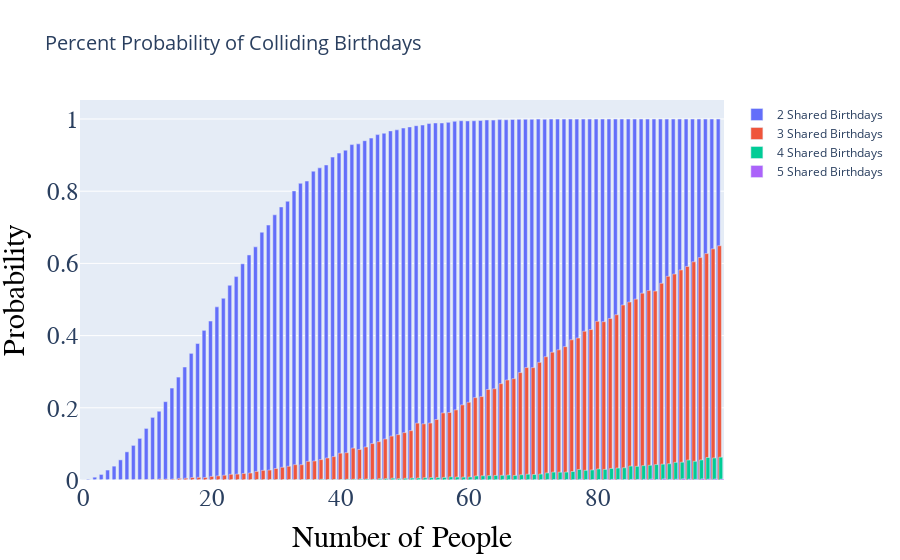

Notebook source saved alongside this figure:
### Code cell
# The author is teaching about collisions in hashing, 
# when two different inputs to a hash function produce 
# the same output. They claim that while it is unlikely
# that two people in a room picked at random have the same
# birthday, it is significantly more likely that any given
# two people in the room have the same birthday. Below is a
# simulation of this idea.
def birthday_theory(num_people, simulations, shared_birthdays=2):
    
    # Counter for the number of simulations where
    # at least two people shared a birthday. 
    # (To adjust the number of people that need to 
    # share a birthday to be counted, the shared_birthdays 
    # parameter can be altered
    contained_shared_birthday = 0
    
    # Simulated over N iterations to generate a
    # probability of colliding birthdays
    for sim_num in range(simulations):
        # Generate an array based on the number of
        # people specified that will represent their
        # birthdays. 
        all_people = np.random.rand(num_people,)
        
        # Multiply that array by 364 and 
        # round to the nearest integer to get the
        # day that person was born. Since this includes
        # the possibility of generating 0, the array is 
        # multiplied by (365-1)
        birthdays = np.round(all_people * 364)
        
        # If we found a matching birthday update 
        # our counter by one
        if matching_birthday(birthdays, shared_birthdays):
            contained_shared_birthday += 1
            
    # Return the probability that any two people in this
    # group shared a birthday
    return contained_shared_birthday / simulations
        
# Use a helper function to determine if there is 
# a matching birthday as quickly as possible
def matching_birthday(birthdays, shared_birthdays):
    for item, count in Counter(birthdays).items():
        if count >= shared_birthdays:
            return True
    return False

# Simulate how the probability of shared birthdays
# increase as the number of people increase
#distribution = {}
#for num_people in tqdm(range(1, 101)):
#    distribution[num_people] = [birthday_theory(num_people=num_people, shared_birthdays=2, simulations=10_000),
#                                birthday_theory(num_people=num_people, shared_birthdays=3, simulations=10_000),
#                                birthday_theory(num_people=num_people, shared_birthdays=4, simulations=10_000),
#                                birthday_theory(num_people=num_people, shared_birthdays=5, simulations=10_000)]
#
## Convert this information to a dataframe so that 
## I don't have to generate it again (took ~2 minutes)
#shared_birthdays = pd.DataFrame.from_dict(distribution).T
#shared_birthdays.columns = [2, 3, 4, 5]
#shared_birthdays.to_csv('./data/shared_birthdays_probability.csv', index=False)

shared_birthdays = pd.read_csv('./data/shared_birthdays_probability.csv')

# Visualization created with reference to 
# https://towardsdatascience.com/clustered-overlapped-bar-charts-with-plotly-express-c752d2925cf1
anchos = [0.6] * 100

fig = go.Figure()
fig.add_trace(go.Bar(y = shared_birthdays['2'], 
                     width = anchos, name = '2 Shared Birthdays'))
fig.add_trace(go.Bar(y = shared_birthdays['3'],
                     width = anchos, name = '3 Shared Birthdays'))
fig.add_trace(go.Bar(y = shared_birthdays['4'],
                     width = anchos, name = '4 Shared Birthdays'))
fig.add_trace(go.Bar(y = shared_birthdays['5'],
                     width = anchos, name = '5 Shared Birthdays'))

fig.update_layout(title =  "Percent Probability of Colliding Birthdays",
                  barmode = 'group', title_font_size = 20)

fig.update_xaxes(title_text = 'Number of People',
         title_font=dict(size=30, family='Verdana', color='black'),
         tickfont=dict(family='Calibri', size=25))
fig.update_yaxes(title_text = "Probability",
         title_font=dict(size=30, family='Verdana', color='black'), 
         tickfont=dict(family='Calibri', size=25))

fig.show()

### Figure 1 — Plotly figure (JSON) as saved in the notebook; plotly's stock layout.template omitted (floating-point values rounded to 4 significant figures)
{"data": [{"name": "2 Shared Birthdays", "type": "bar", "width": [0.6, 0.6, 0.6, 0.6, 0.6, 0.6, 0.6, 0.6, 0.6, 0.6, 0.6, 0.6, 0.6, 0.6, 0.6, 0.6, 0.6, 0.6, 0.6, 0.6, 0.6, 0.6, 0.6, 0.6, 0.6, 0.6, 0.6, 0.6, 0.6, 0.6, 0.6, 0.6, 0.6, 0.6, 0.6, 0.6, 0.6, 0.6, 0.6, 0.6, 0.6, 0.6, 0.6, 0.6, 0.6, 0.6, 0.6, 0.6, 0.6, 0.6, 0.6, 0.6, 0.6, 0.6, 0.6, 0.6, 0.6, 0.6, 0.6, 0.6, 0.6, 0.6, 0.6, 0.6, 0.6, 0.6, 0.6, 0.6, 0.6, 0.6, 0.6, 0.6, 0.6, 0.6, 0.6, 0.6, 0.6, 0.6, 0.6, 0.6, 0.6, 0.6, 0.6, 0.6, 0.6, 0.6, 0.6, 0.6, 0.6, 0.6, 0.6, 0.6, 0.6, 0.6, 0.6, 0.6, 0.6, 0.6, 0.6, 0.6], "y": [0, 0.0025, 0.0078, 0.0154, 0.0276, 0.0384, 0.0558, 0.078, 0.0959, 0.1153, 0.1429, 0.1735, 0.1905, 0.217, 0.2547, 0.2851, 0.313, 0.3508, 0.378, 0.4146, 0.4403, 0.4796, 0.5035, 0.5395, 0.5635, 0.5989, 0.6234, 0.6459, 0.6864, 0.7062, 0.7346, 0.7564, 0.7722, 0.8008, 0.8219, 0.8281, 0.8555, 0.8647, 0.8727, 0.8945, 0.9055, 0.9136, 0.9291, 0.9312, 0.9399, 0.9471, 0.9568, 0.9606, 0.9671, 0.97, 0.975, 0.9781, 0.9815, 0.9833, 0.9874, 0.989, 0.989, 0.9907, 0.9936, 0.9952, 0.9947, 0.9951, 0.996, 0.9973, 0.997, 0.9983, 0.9979, 0.9988, 0.9991, 0.9993, 0.9992, 0.9997, 0.9995, 0.9998, 0.9999, 0.9997, 0.9999, 0.9997, 0.9998, 0.9998, 0.9999, 1, 1, 1, 1, 1, 1, 1, 1, 1, 1, 0.9999, 1, 1, 1, 1, 1, 1, 1, 1]}, {"name": "3 Shared Birthdays", "type": "bar", "width": [0.6, 0.6, 0.6, 0.6, 0.6, 0.6, 0.6, 0.6, 0.6, 0.6, 0.6, 0.6, 0.6, 0.6, 0.6, 0.6, 0.6, 0.6, 0.6, 0.6, 0.6, 0.6, 0.6, 0.6, 0.6, 0.6, 0.6, 0.6, 0.6, 0.6, 0.6, 0.6, 0.6, 0.6, 0.6, 0.6, 0.6, 0.6, 0.6, 0.6, 0.6, 0.6, 0.6, 0.6, 0.6, 0.6, 0.6, 0.6, 0.6, 0.6, 0.6, 0.6, 0.6, 0.6, 0.6, 0.6, 0.6, 0.6, 0.6, 0.6, 0.6, 0.6, 0.6, 0.6, 0.6, 0.6, 0.6, 0.6, 0.6, 0.6, 0.6, 0.6, 0.6, 0.6, 0.6, 0.6, 0.6, 0.6, 0.6, 0.6, 0.6, 0.6, 0.6, 0.6, 0.6, 0.6, 0.6, 0.6, 0.6, 0.6, 0.6, 0.6, 0.6, 0.6, 0.6, 0.6, 0.6, 0.6, 0.6, 0.6], "y": [0, 0, 0, 0, 0, 0.0001, 0.0001, 0.0004, 0.0006, 0.0004, 0.0013, 0.0013, 0.0026, 0.0025, 0.0026, 0.0043, 0.005, 0.0068, 0.0073, 0.007, 0.0099, 0.0113, 0.0132, 0.0158, 0.0163, 0.0181, 0.0194, 0.0237, 0.0267, 0.0276, 0.0318, 0.0352, 0.038, 0.0424, 0.0423, 0.0516, 0.0526, 0.0565, 0.061, 0.0648, 0.0743, 0.0756, 0.0884, 0.0846, 0.0914, 0.1009, 0.1061, 0.1136, 0.1216, 0.1257, 0.1312, 0.1367, 0.1576, 0.1556, 0.1578, 0.1675, 0.1858, 0.1869, 0.1942, 0.2081, 0.2153, 0.2281, 0.231, 0.2506, 0.2527, 0.2669, 0.277, 0.2806, 0.2975, 0.3114, 0.3112, 0.3259, 0.3414, 0.354, 0.3606, 0.3694, 0.3884, 0.3933, 0.412, 0.4168, 0.4395, 0.4385, 0.4475, 0.4578, 0.4847, 0.4929, 0.501, 0.5176, 0.5247, 0.5232, 0.5449, 0.5641, 0.5704, 0.5819, 0.5915, 0.6045, 0.6161, 0.6272, 0.6403, 0.6489]}, {"name": "4 Shared Birthdays", "type": "bar", "width": [0.6, 0.6, 0.6, 0.6, 0.6, 0.6, 0.6, 0.6, 0.6, 0.6, 0.6, 0.6, 0.6, 0.6, 0.6, 0.6, 0.6, 0.6, 0.6, 0.6, 0.6, 0.6, 0.6, 0.6, 0.6, 0.6, 0.6, 0.6, 0.6, 0.6, 0.6, 0.6, 0.6, 0.6, 0.6, 0.6, 0.6, 0.6, 0.6, 0.6, 0.6, 0.6, 0.6, 0.6, 0.6, 0.6, 0.6, 0.6, 0.6, 0.6, 0.6, 0.6, 0.6, 0.6, 0.6, 0.6, 0.6, 0.6, 0.6, 0.6, 0.6, 0.6, 0.6, 0.6, 0.6, 0.6, 0.6, 0.6, 0.6, 0.6, 0.6, 0.6, 0.6, 0.6, 0.6, 0.6, 0.6, 0.6, 0.6, 0.6, 0.6, 0.6, 0.6, 0.6, 0.6, 0.6, 0.6, 0.6, 0.6, 0.6, 0.6, 0.6, 0.6, 0.6, 0.6, 0.6, 0.6, 0.6, 0.6, 0.6], "y": [0, 0, 0, 0, 0, 0, 0, 0, 0, 0, 0, 0, 0, 0, 0, 0, 0, 0, 0.0001, 0, 0.0001, 0, 0, 0.0001, 0.0004, 0, 0.0003, 0.0006, 0.0004, 0.0007, 0.0006, 0.0004, 0.0009, 0.0006, 0.0008, 0.0013, 0.001, 0.0021, 0.0011, 0.0014, 0.0012, 0.0019, 0.0021, 0.0028, 0.0027, 0.0019, 0.0035, 0.0038, 0.005, 0.0037, 0.0047, 0.0054, 0.0055, 0.0063, 0.0066, 0.0067, 0.0071, 0.0087, 0.0082, 0.008, 0.0084, 0.0112, 0.0117, 0.0121, 0.0126, 0.0129, 0.0138, 0.0126, 0.0145, 0.016, 0.0152, 0.0164, 0.0196, 0.0219, 0.0216, 0.0219, 0.0235, 0.0291, 0.0268, 0.0279, 0.0306, 0.0293, 0.032, 0.0331, 0.0339, 0.0386, 0.0378, 0.0398, 0.0408, 0.0427, 0.0439, 0.0451, 0.0489, 0.0493, 0.0553, 0.0518, 0.0556, 0.0623, 0.0611, 0.0632]}, {"name": "5 Shared Birthdays", "type": "bar", "width": [0.6, 0.6, 0.6, 0.6, 0.6, 0.6, 0.6, 0.6, 0.6, 0.6, 0.6, 0.6, 0.6, 0.6, 0.6, 0.6, 0.6, 0.6, 0.6, 0.6, 0.6, 0.6, 0.6, 0.6, 0.6, 0.6, 0.6, 0.6, 0.6, 0.6, 0.6, 0.6, 0.6, 0.6, 0.6, 0.6, 0.6, 0.6, 0.6, 0.6, 0.6, 0.6, 0.6, 0.6, 0.6, 0.6, 0.6, 0.6, 0.6, 0.6, 0.6, 0.6, 0.6, 0.6, 0.6, 0.6, 0.6, 0.6, 0.6, 0.6, 0.6, 0.6, 0.6, 0.6, 0.6, 0.6, 0.6, 0.6, 0.6, 0.6, 0.6, 0.6, 0.6, 0.6, 0.6, 0.6, 0.6, 0.6, 0.6, 0.6, 0.6, 0.6, 0.6, 0.6, 0.6, 0.6, 0.6, 0.6, 0.6, 0.6, 0.6, 0.6, 0.6, 0.6, 0.6, 0.6, 0.6, 0.6, 0.6, 0.6], "y": [0, 0, 0, 0, 0, 0, 0, 0, 0, 0, 0, 0, 0, 0, 0, 0, 0, 0, 0, 0.0001, 0, 0, 0, 0, 0, 0, 0, 0, 0, 0, 0, 0, 0, 0, 0, 0, 0, 0.0001, 0, 0, 0, 0.0001, 0.0001, 0.0002, 0.0001, 0.0001, 0.0002, 0.0003, 0.0001, 0.0001, 0.0001, 0, 0.0001, 0.0001, 0, 0.0003, 0, 0.0003, 0.0004, 0.0001, 0.0002, 0.0008, 0.0002, 0.0001, 0.0003, 0.0002, 0.0004, 0.0003, 0.001, 0.0004, 0.0006, 0.0006, 0.0008, 0.0009, 0.0008, 0.0011, 0.0005, 0.002, 0.0009, 0.0012, 0.001, 0.0013, 0.0018, 0.0014, 0.0014, 0.0016, 0.0015, 0.0019, 0.0025, 0.0014, 0.003, 0.0018, 0.0022, 0.0033, 0.0024, 0.0018, 0.0032, 0.0023, 0.0027, 0.0025]}], "layout": {"barmode": "group", "title": {"font": {"size": 20}, "text": "Percent Probability of Colliding Birthdays"}, "xaxis": {"tickfont": {"family": "Calibri", "size": 25}, "title": {"font": {"color": "black", "family": "Verdana", "size": 30}, "text": "Number of People"}}, "yaxis": {"tickfont": {"family": "Calibri", "size": 25}, "title": {"font": {"color": "black", "family": "Verdana", "size": 30}, "text": "Probability"}}}}
